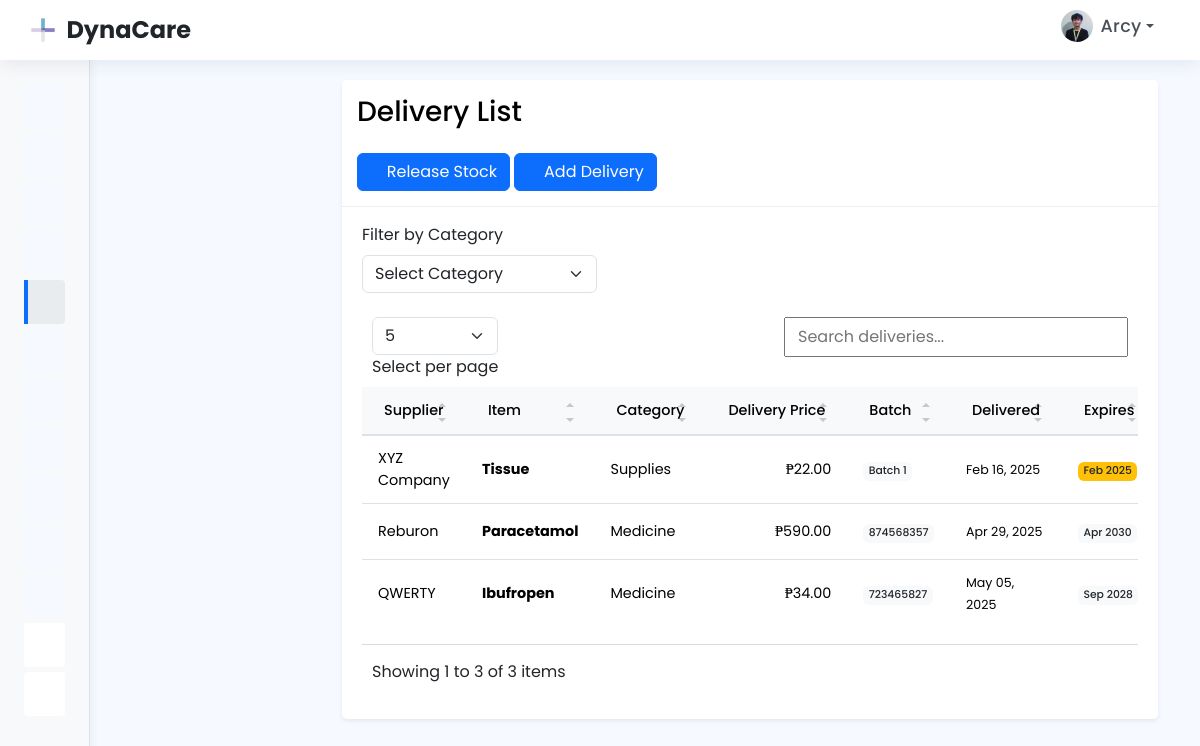
/delivery/delivery.php (signed in), run on an earlier commit of the app's database.
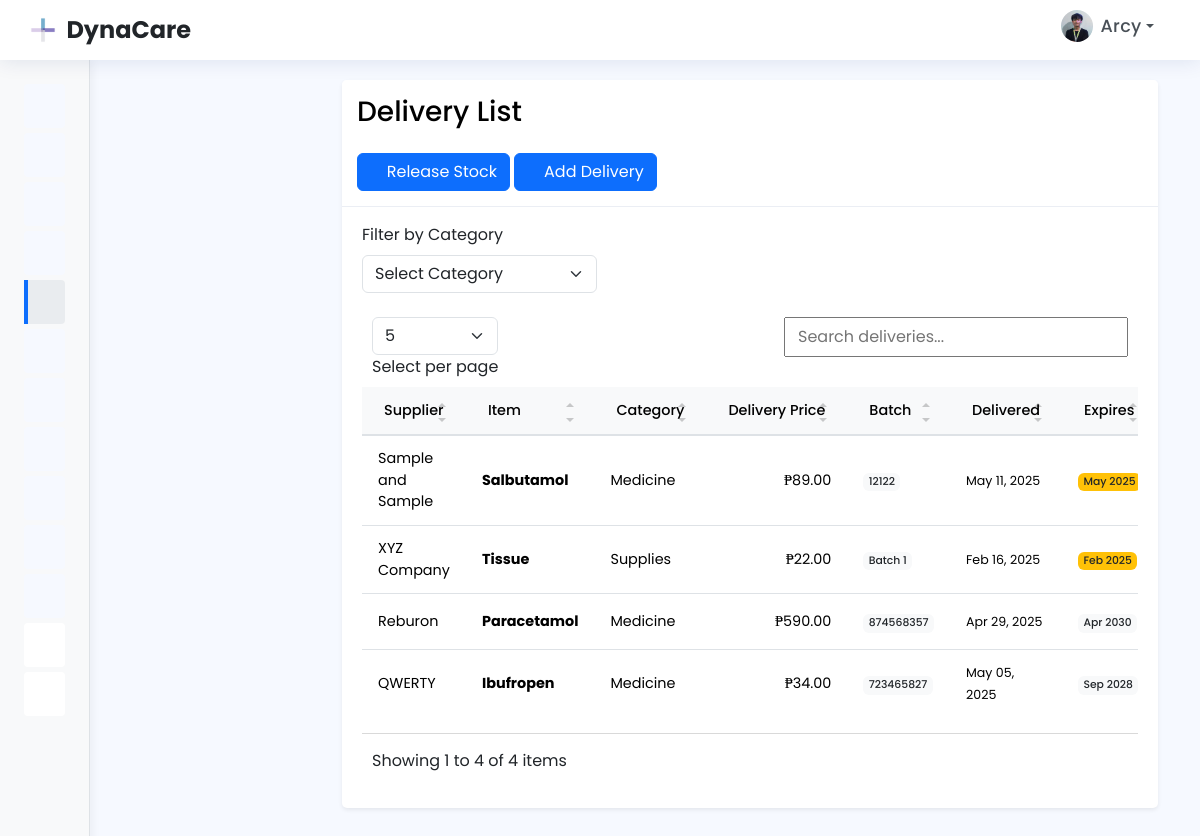
And on a later commit of the database.
### tables this page shows
CREATE TABLE `delivery` (
  `id` int(20) NOT NULL,
  `dosage` varchar(150) NOT NULL,
  `product_name` varchar(100) NOT NULL,
  `brand` varchar(150) NOT NULL,
  `batch` varchar(222) NOT NULL,
  `supplier` varchar(150) NOT NULL,
  `price` decimal(25,0) NOT NULL,
  `received` varchar(250) NOT NULL,
  `expiration_date` varchar(100) NOT NULL,
  `delivery_man` varchar(250) NOT NULL,
  `contact_number` varchar(100) NOT NULL,
  `quantity` varchar(100) NOT NULL,
  `categories_id` int(20) NOT NULL,
  `branch_id` int(11) DEFAULT NULL
);

CREATE TABLE `categories` (
  `id` int(20) NOT NULL,
  `category_name` varchar(20) NOT NULL
);

### delivery/delivery.php (the view, shortened to what this page needs)
<?php
include "../db_conn.php";
$sql = "SELECT d.*, c.category_name, s.contact_person
        FROM delivery d
        LEFT JOIN categories c ON d.categories_id = c.id
        LEFT JOIN suppliers s ON d.supplier = s.name";
$result = $con->query($sql);
include '../includes/header.php';
include '../includes/navbar.php';
include '../includes/sidebar.php';
include '../includes/footer.php';
?>
<main id="main" class="main">
    <section class="dashboard section">
        <div class="container">
            <div class="justify-content-center row">
                <div class="col-lg-12">
                    <div class="shadow-sm card">
                        <div class="text-black card-header">
                            <h3 class="mb-0">Delivery List</h3>
                            <a href="release_stock.php" class="mt-4 btn btn-primary">
                            <i class="bi-arrow-bar-up bi"></i> Release Stock
                            </a>
                            <?php if ($_SESSION['user_role'] === 'Super Admin' || $_SESSION['user_role'] === 'Inventory Clerk') : ?>
                                <a href="add_delivery.php" class="mt-4 btn btn-primary">
                                    <i class="bi bi-plus-lg"></i> Add Delivery
                                </a>
                            <?php endif; ?>
                        </div>
                        <div class="card-body">
                            <form method="GET" action="" class="col-md-12 row">
                                <div class="mt-3 mb-3 col-md-4">
                                    <label for="categoryFilter" class="form-label">Filter by Category</label>
                                    <select id="categoryFilter" name="category_id" class="form-select" onchange="this.form.submit()">
                                        <option value="">Select Category</option>
                                    </select>
                                </div>
                            </form>
                            <div class="table-responsive">
                                <table id="myTable" class="table">
                                    <thead>
                                        <tr>
                                            <th>Supplier</th>
                                            <th>Item</th>
                                            <th>Category</th>
                                            <th>Delivery Price</th>
                                            <th>Batch</th>
                                            <th>Delivered</th>
                                            <th>Expires</th>
                                        </tr>
                                    </thead>
                                    <tbody>
                                        <?php if ($result->num_rows > 0): ?>
                                            <?php while ($row = $result->fetch_assoc()): ?>
                                                <tr>
                                                    <td><?php echo htmlspecialchars($row['supplier']); ?></td>
                                                    <td>
                                                        <strong><?php echo htmlspecialchars($row['product_name']); ?></strong>
                                                    </td>
                                                    <td><?php echo htmlspecialchars($row['category_name']); ?></td>
                                                    <td style="text-align: right;">₱<?php echo number_format($row['price'], 2); ?></td>
                                                    <td><span class="badge bg-light text-dark"><?php echo $row['batch']; ?></span></td>
                                                    <td><small><?php echo date('M d, Y', strtotime($row['received'])); ?></small></td>
                                                    <td>
                                                        <?php if ($row['expiration_date']): ?>
                                                            <span class="badge bg-<?php echo (strtotime($row['expiration_date']) < strtotime('+30 days') ? 'warning' : 'light'); ?> text-dark">
                                                                <?php echo date('M Y', strtotime($row['expiration_date'])); ?>
                                                            </span>
                                                        <?php else: ?>
                                                            -
                                                        <?php endif; ?>
                                                    </td>
                                                </tr>
                                            <?php endwhile; ?>
                                        <?php endif; ?>
                                    </tbody>
                                </table>
                            </div>
                        </div>
                    </div>
                </div>
            </div>
        </div>
    </section>
</main>

### includes/header.php (shortened to what this page needs)
<!DOCTYPE html>
<html lang="en">
<head>
  <link href="../assets/vendor/bootstrap/css/bootstrap.min.css" rel="stylesheet">
  <link href="../assets/vendor/bootstrap-icons/bootstrap-icons.css" rel="stylesheet">
  <link href="../assets/vendor/boxicons/css/boxicons.min.css" rel="stylesheet">
  <link href="../assets/vendor/remixicon/remixicon.css" rel="stylesheet">
  <link href="../assets/vendor/simple-datatables/style.css" rel="stylesheet">
  <link href="../assets/css/style.css" rel="stylesheet">
</head>
<body>

### includes/navbar.php (shortened to what this page needs)
<header id="header" class="fixed-top d-flex align-items-center header">
    <div class="d-flex justify-content-between align-items-center">
    <a href="javascript:void(0);" class="d-flex align-items-center logo" onclick="window.location.reload();">
  <img src="../assets/img/dynaa.png" alt="Logo" style="margin-right: 10px; border-radius: 50%; height: 50px;">
  <span class="d-lg-block fw-bold text-dark d-none fs-4"><?php echo $_SESSION['branch_name']; ?></span>
</a>
        <i class="bi bi-list toggle-sidebar-btn"></i>
    </div>
    <nav class="header-nav ms-auto">
        <ul class="d-flex align-items-center">
            <li class="dropdown nav-item">
                <a class="nav-icon nav-link" href="#" data-bs-toggle="dropdown" id="notification-bell" style="margin-right: 0px; padding-left: 17px; padding-right: 0px;">
                    <i class="bi bi-bell"></i>
                </a>
            </li>
            <li class="nav-item dropdown">
                <button class="btn btn-link nav-link dropdown-toggle d-flex align-items-center" type="button" id="profileDropdown" data-bs-toggle="dropdown" aria-expanded="false">
                    <img src="../assets/img/messages-3.jpg" alt="Profile" class="rounded-circle me-2" style="width: 32px; height: 32px; object-fit: cover;">
                    <span class="d-md-block"><?php echo $_SESSION['name']; ?></span>
                </button>
            </li>
        </ul>
    </nav>
</header>

### includes/sidebar.php (shortened to what this page needs)
<?php
$user_role = $_SESSION['user_role'] ?? 'Undefined';
$current_page = basename($_SERVER['PHP_SELF']);
function hasAccess($requiredRoles, $userRole) {
    return in_array($userRole, $requiredRoles);
}
?>
<aside id="sidebar" class="sidebar">
  <ul class="sidebar-nav" id="sidebar-nav">
    <li class="nav-item">
      <?php $hasAccess = hasAccess(['Super Admin', 'Admin'], $user_role); ?>
      <a class="nav-link <?= ($current_page == 'dashboard.php') ? 'active' : '' ?> <?= !$hasAccess ? 'disabled-item' : '' ?>"
         href="<?= $hasAccess ? '../superadmin/dashboard.php' : '#' ?>"
         <?= !$hasAccess ? 'onclick="return false;"' : '' ?>>
        <i class="bi bi-grid"></i>
      </a>
    </li>
    <li class="nav-item">
      <?php $hasAccess = hasAccess(['Inventory Clerk', 'Admin'], $user_role); ?>
      <a class="nav-link <?= ($current_page == 'products_table.php') ? 'active' : '' ?> <?= !$hasAccess ? 'disabled-item' : '' ?>"
         href="<?= $hasAccess ? '../products/products_table.php' : '#' ?>"
         <?= !$hasAccess ? 'onclick="return false;"' : '' ?>>
        <i class="bi bi-boxes"></i>
      </a>
    </li>
    <li class="nav-item">
      <?php $hasAccess = hasAccess(['Inventory Clerk', 'Super Admin', 'Admin'], $user_role); ?>
      <a class="nav-link <?= ($current_page == 'inventory.php') ? 'active' : '' ?> <?= !$hasAccess ? 'disabled-item' : '' ?>"
         href="<?= $hasAccess ? '../inventory/inventory_table.php' : '#' ?>"
         <?= !$hasAccess ? 'onclick="return false;"' : '' ?>>
        <i class="bi bi-box-seam"></i>
      </a>
    </li>
    <li class="nav-item">
      <?php $hasAccess = hasAccess(['Inventory Clerk'], $user_role); ?>
      <a class="nav-link <?= ($current_page == 'archive.php') ? 'active' : '' ?> <?= !$hasAccess ? 'disabled-item' : '' ?>"
         href="<?= $hasAccess ? '../inventory/archive.php' : '#' ?>"
         <?= !$hasAccess ? 'onclick="return false;"' : '' ?>>
        <i class="bi bi-archive"></i>
      </a>
    </li>
    <li class="nav-item">
      <?php $hasAccess = hasAccess(['Inventory Clerk', 'Super Admin', 'Admin'], $user_role); ?>
      <a class="nav-link <?= ($current_page == 'delivery.php') ? 'active' : '' ?> <?= !$hasAccess ? 'disabled-item' : '' ?>"
         href="<?= $hasAccess ? '../delivery/delivery.php' : '#' ?>"
         <?= !$hasAccess ? 'onclick="return false;"' : '' ?>>
        <i class="bi bi-truck"></i>
      </a>
    </li>
    <li class="nav-item">
      <a class="nav-link" href="../cashier/cashier_sales_report.php">
        <i class="bi bi-bar-chart-line"></i>
      </a>
    </li>
    <li class="nav-item">
      <a class="nav-link" href="../inventory/inventory_report.php">
        <i class="bi bi-clipboard-data"></i>
      </a>
    </li>
    <li class="nav-item">
      <?php $hasAccess = hasAccess(['Cashier'], $user_role); ?>
      <a class="nav-link <?= ($current_page == 'sales_report.php') ? 'active' : '' ?> <?= !$hasAccess ? 'disabled-item' : '' ?>"
         href="<?= $hasAccess ? '../cashier/sales_report.php' : '#' ?>"
         <?= !$hasAccess ? 'onclick="return false;"' : '' ?>>
        <i class="bi bi-bar-chart-line"></i>
      </a>
    </li>
    <li class="nav-item">
      <?php $hasAccess = hasAccess(['Cashier'], $user_role); ?>
      <a class="nav-link <?= ($current_page == 'sales.php') ? 'active' : '' ?> <?= !$hasAccess ? 'disabled-item' : '' ?>"
         href="<?= $hasAccess ? '../cashier/sales.php' : '#' ?>"
         <?= !$hasAccess ? 'onclick="return false;"' : '' ?>>
        <i class="bi bi-receipt"></i>
      </a>
    </li>
    <li class="nav-item">
      <?php $hasAccess = hasAccess(['Cashier'], $user_role); ?>
      <a class="nav-link <?= ($current_page == 'transaction.php') ? 'active' : '' ?> <?= !$hasAccess ? 'disabled-item' : '' ?>"
         href="<?= $hasAccess ? '../cashier/transaction.php' : '#' ?>"
         <?= !$hasAccess ? 'onclick="return false;"' : '' ?>>
        <i class="bi bi-cash-stack"></i>
      </a>
    </li>
    <li class="nav-item">
      <?php $hasAccess = hasAccess(['Super Admin', 'Admin'], $user_role); ?>
      <a class="nav-link <?= ($current_page == 'suppliers.php') ? 'active' : '' ?> <?= !$hasAccess ? 'disabled-item' : '' ?>"
         href="<?= $hasAccess ? '../suppliers/suppliers.php' : '#' ?>"
         <?= !$hasAccess ? 'onclick="return false;"' : '' ?>>
        <i class="bi bi-truck"></i>
      </a>
    </li>
    <li class="nav-item">
      <?php $hasAccess = hasAccess(['Super Admin', 'Admin'], $user_role); ?>
      <a class="nav-link collapsed <?= !$hasAccess ? 'disabled-item' : '' ?>"
         data-bs-target="#reports-nav"
         data-bs-toggle="<?= $hasAccess ? 'collapse' : 'none' ?>"
         href="#"
         <?= !$hasAccess ? 'onclick="return false;"' : '' ?>>
        <i class="bi bi-bar-chart-line"></i>
        <i class="bi bi-chevron-down ms-auto"></i>
      </a>
    </li>
    <li class="nav-item">
      <?php $hasAccess = hasAccess(['Super Admin', 'Admin'], $user_role); ?>
      <a class="nav-link collapsed <?= !$hasAccess ? 'disabled-item' : '' ?>"
         data-bs-target="#settings-nav"
         data-bs-toggle="<?= $hasAccess ? 'collapse' : 'none' ?>"
         href="#"
         <?= !$hasAccess ? 'onclick="return false;"' : '' ?>>
        <i class="bi bi-gear"></i>
        <i class="bi bi-chevron-down ms-auto"></i>
      </a>
    </li>
  </ul>
</aside>

### includes/footer.php (shortened to what this page needs)
</body>
</html>

### assets/css/style.css (style rules this page uses)
:root { scroll-behavior: smooth; }
body { font-family: 'Poppins'; background: #f6f9ff; color: #444444; }
a { color: #4154f1; text-decoration: none; }
h1, h2, h3, h4, h5, h6 { font-family: 'Poppins'; }
#main { margin-top: 60px; padding: 20px 30px; transition: all 0.3s; }
.card { margin-bottom: 30px; border: none; border-radius: 5px; box-shadow: 0px 0 30px rgba(1, 41, 112, 0.1); }
.card-header, .card-footer { border-color: #ebeef4; background-color: #fff; color: #798eb3; padding: 15px; }
.card-body { padding: 0 20px 20px 20px; }
.logo { line-height: 1; }
@media (min-width: 1200px) { .logo { width: 160px; } }
.logo img { max-height: 26px; margin-right: 6px; }
.logo span { font-size: 26px; font-weight: 700; color: #012970; font-family: 'Poppins'; }
.header { transition: all 0.5s; z-index: 997; height: 60px; box-shadow: 0px 2px 20px rgba(1, 41, 112, 0.1); background-color: #fff; padding-left: 1.9rem; padding-right: 1.9rem; }
.header .toggle-sidebar-btn { font-size: 32px; padding-left: 10px; cursor: pointer; color: #012970; }
.header-nav ul { list-style: none; }
.header-nav>ul { margin: 0; padding: 0; }
.header-nav .nav-icon { font-size: 22px; color: #1d1d1d; margin-right: 25px; position: relative; }
.sidebar { position: fixed; top: 60px; left: 0; bottom: 0; width: 300px; z-index: 996; transition: all 0.3s; padding: 20px; overflow-y: auto; scrollbar-width: thin; scrollbar-color: #aab7cf transparent; box-shadow: 0px 0px 20px rgba(1, 41, 112, 0.1); background-color: #fff; }
@media (min-width: 1200px) { #main, #footer { margin-left: 300px; } }
.sidebar-nav { padding: 0; margin: 0; list-style: none; }
.sidebar-nav li { padding: 0; margin: 0; list-style: none; }
.sidebar-nav .nav-item { margin-bottom: 5px; }
.sidebar-nav .nav-link { display: flex; align-items: center; font-size: 15px; font-weight: 600; color: #4154f1; transition: 0.3; background: #f6f9ff; padding: 10px 15px; border-radius: 4px; }
.sidebar-nav .nav-link i { font-size: 16px; margin-right: 10px; color: #4154f1; }
.sidebar-nav .nav-link.collapsed { color: #012970; background: #fff; }
.sidebar-nav .nav-link.collapsed i { color: #899bbd; }
.sidebar-nav .nav-link .bi-chevron-down { margin-right: 0; transition: transform 0.2s ease-in-out; }

### includes/navbar.php (style rules this page uses)
#notification-bell { position: relative; }
.nav-link.dropdown-toggle { cursor: pointer; padding: 0.5rem 1rem; }

### delivery/delivery.php (style rules this page uses)
#myTable { --bs-table-bg: transparent; --bs-table-striped-bg: rgba(0,0,0,0.02); --bs-table-hover-bg: rgba(0,0,0,0.04); font-size: 0.9rem; border-collapse: separate; border-spacing: 0; }
#myTable th { font-weight: 500; background-color: #f8f9fa; border-bottom: 2px solid #dee2e6; padding: 0.75rem 1rem; white-space: nowrap; }
#myTable td { padding: 0.75rem 1rem; border-bottom: 1px solid #dee2e6; vertical-align: middle; }
#myTable tr:last-child td { border-bottom: none; }
.badge { font-weight: 500; padding: 0.35em 0.5em; }

What changed in the data, as far as the page shows it:
added delivery: supplier "Sample and Sample", product_name "Salbutamol", categories.category_name "Medicine", price "89.00", batch "12122", received "May 11, 2025", expiration_date "May 2025"
Also different on the page:
text written by a page script: "Select per page Showing 1 to 3 of 3 items" → "Select per page Showing 1 to 4 of 4 items"
